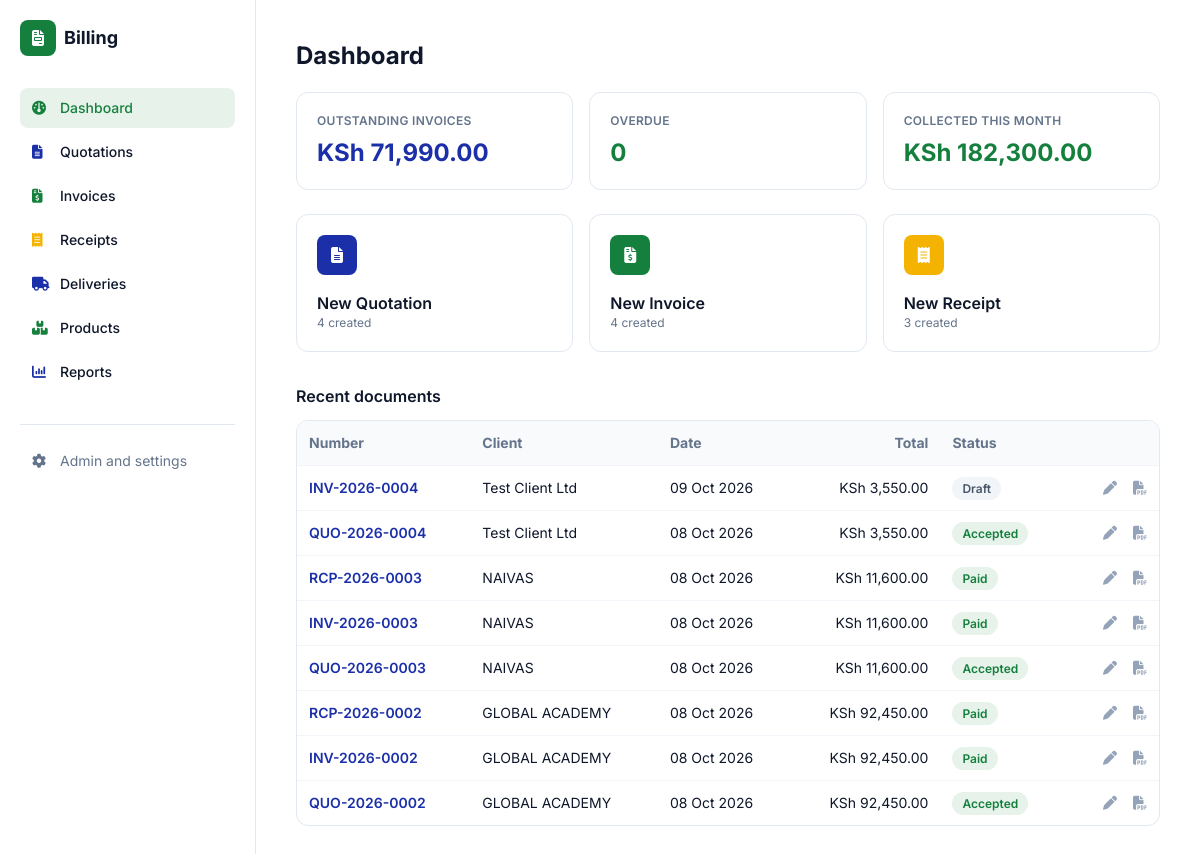
The app's page / (signed in), older data.
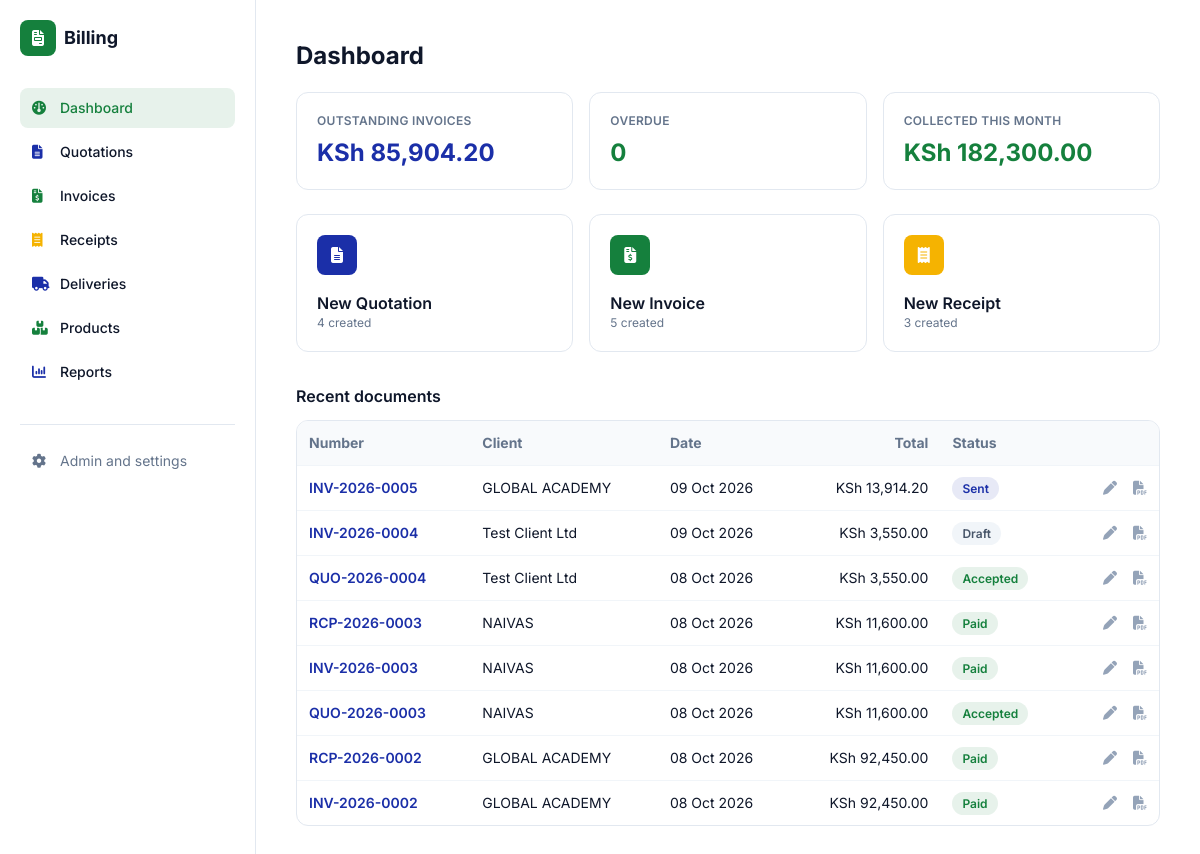
The same page, newer data.
### documents/models.py (models this page shows, shortened)
class Document(models.Model):
    QUOTATION, INVOICE, RECEIPT = "quotation", "invoice", "receipt"
    TYPES = [(QUOTATION, "Quotation"), (INVOICE, "Invoice"), (RECEIPT, "Receipt")]
    PREFIX = {QUOTATION: "QUO", INVOICE: "INV", RECEIPT: "RCP"}
    STATUSES = [
        ("draft", "Draft"), ("sent", "Sent"), ("accepted", "Accepted"),
        ("paid", "Paid"), ("void", "Void"),
    ]
    PAYMENT_METHODS = [
        ("cash", "Cash"), ("mpesa", "M-Pesa"), ("bank", "Bank Transfer"), ("card", "Card"),
    ]
    VAT_MODES = [
        ("exclusive", "VAT exclusive (add VAT on top)"),
        ("inclusive", "VAT inclusive (prices include VAT)"),
        ("none", "No VAT"),
    ]
    doc_type = models.CharField(max_length=10, choices=TYPES)
    number = models.CharField(max_length=30, unique=True, editable=False)
    client = models.ForeignKey(Client, null=True, blank=True, on_delete=models.SET_NULL)
    client_name = models.CharField(max_length=150, blank=True, help_text="Walk-in name if no client")
    issue_date = models.DateField(default=timezone.localdate)
    due_date = models.DateField(null=True, blank=True)
    status = models.CharField(max_length=10, choices=STATUSES, default="draft")
    vat_mode = models.CharField(max_length=10, choices=VAT_MODES, default="exclusive")
    served_by = models.CharField(max_length=80, blank=True)
    discount = models.DecimalField(max_digits=12, decimal_places=2, default=0)
    payment_method = models.CharField(max_length=10, choices=PAYMENT_METHODS, blank=True)
    payment_reference = models.CharField(max_length=60, blank=True)
    notes = models.TextField(blank=True)
    terms = models.TextField(blank=True)
    buyer_pin = models.CharField("Buyer KRA PIN", max_length=20, blank=True)
    etims_invoice_no = models.CharField("eTIMS invoice no.", max_length=60, blank=True)
    etims_qr = models.CharField("eTIMS QR data or link", max_length=500, blank=True,
                                help_text="Paste the QR link or data KRA gives you for this invoice")
    share_token = models.CharField(max_length=32, unique=True, null=True, blank=True, editable=False)
    share_viewed_at = models.DateTimeField(null=True, blank=True, editable=False)
    business = models.JSONField(default=dict, blank=True, editable=False)
    source = models.ForeignKey("self", null=True, blank=True, on_delete=models.SET_NULL,
                               related_name="converted")
    created_at = models.DateTimeField(auto_now_add=True)
    class Meta:
        ordering = ["-created_at"]
    @property
    def display_client(self):
        return self.client.name if self.client else (self.client_name or "Walk-in Customer")
    @cached_property
    def biz(self):
        data = dict(self.business or {})
        if not data:
            p = BusinessProfile.get()
            data = p.snapshot() if p else {}
        for key in ("name", "tagline", "address", "phone", "email", "kra_pin",
                    "payment_details", "receipt_footer", "logo", "signature", "stamp"):
            data.setdefault(key, "")
        data.setdefault("vat_rate", "16.00")
        return SimpleNamespace(**data)
    @cached_property
    def vat_rate(self):
        return Decimal(str(self.biz.vat_rate))
    @property
    def items_total(self):
        return sum((i.line_total for i in self.items.all()), Decimal("0"))
    @property
    def gross(self):
        return max(self.items_total - self.discount, Decimal("0"))
    @property
    def vat_amount(self):
        if self.vat_mode == "exclusive":
            return (self.gross * self.vat_rate / 100).quantize(Decimal("0.01"))
        if self.vat_mode == "inclusive":
            return self.gross - self.net_amount
        return Decimal("0")
    @property
    def total(self):
        return self.gross + self.vat_amount if self.vat_mode == "exclusive" else self.gross
    @property
    def is_overdue(self):
        return bool(self.doc_type == self.INVOICE and self.due_date
                    and self.status == "sent" and self.due_date < timezone.localdate())
    @property
    def status_label(self):
        return "Overdue" if self.is_overdue else self.get_status_display()
    @property
    def status_style(self):
        return STATUS_STYLES["overdue" if self.is_overdue else self.status]

class Client(models.Model):
    name = models.CharField(max_length=150)
    phone = models.CharField(max_length=50, blank=True)
    email = models.EmailField(blank=True)
    address = models.TextField(blank=True)
    kra_pin = models.CharField(max_length=30, blank=True)
    class Meta:
        ordering = ["name"]

class DocumentItem(models.Model):
    document = models.ForeignKey(Document, related_name="items", on_delete=models.CASCADE)
    description = models.CharField(max_length=255)
    serial_numbers = models.TextField(blank=True, help_text="Optional, one per line")
    quantity = models.DecimalField(max_digits=10, decimal_places=2, default=1)
    unit_price = models.DecimalField(max_digits=12, decimal_places=2)
    product = models.ForeignKey("Product", null=True, blank=True, on_delete=models.SET_NULL,
                                related_name="sold_items")
    @property
    def line_total(self):
        return self.quantity * self.unit_price

### documents/views.py (the view)
# urls.py: path("", views.dashboard, name="dashboard"),
@login_required
def dashboard(request):
    today = timezone.localdate()
    open_invoices = list(Document.objects.filter(doc_type="invoice", status__in=["draft", "sent"])
                         .prefetch_related("items"))
    month_receipts = Document.objects.filter(
        doc_type="receipt", status="paid", issue_date__year=today.year,
        issue_date__month=today.month).prefetch_related("items")
    ctx = {
        "types": TYPE_META,
        "docs": Document.objects.select_related("client").prefetch_related("items")[:8],
        "counts": {k: Document.objects.filter(doc_type=k).count() for k in TYPE_META},
        "outstanding": sum(d.total for d in open_invoices),
        "overdue_count": sum(1 for d in open_invoices if d.is_overdue),
        "collected": sum(d.total for d in month_receipts),
    }
    return render(request, "documents/dashboard.html", ctx)

### templates/documents/dashboard.html (shortened to what this page needs)
{% extends "base.html" %}
{% block content %}
<h1 class="text-2xl font-bold mb-5">Dashboard</h1>
<div class="grid grid-cols-1 sm:grid-cols-3 gap-3 sm:gap-4 mb-6">
  <div class="rounded-xl border border-slate-200 p-4 sm:p-5">
    <p class="text-xs font-semibold text-slate-500 uppercase tracking-wide">Outstanding invoices</p>
    <p class="mt-2 text-xl sm:text-2xl font-bold text-brand-blue">KSh {{ outstanding|floatformat:"2g" }}</p>
  </div>
  <div class="rounded-xl border border-slate-200 p-4 sm:p-5">
    <p class="text-xs font-semibold text-slate-500 uppercase tracking-wide">Overdue</p>
    <p class="mt-2 text-xl sm:text-2xl font-bold {% if overdue_count %}text-red-600{% else %}text-brand-green{% endif %}">{{ overdue_count }}</p>
  </div>
  <div class="rounded-xl border border-slate-200 p-4 sm:p-5">
    <p class="text-xs font-semibold text-slate-500 uppercase tracking-wide">Collected this month</p>
    <p class="mt-2 text-xl sm:text-2xl font-bold text-brand-green">KSh {{ collected|floatformat:"2g" }}</p>
  </div>
</div>
<div class="grid grid-cols-1 sm:grid-cols-3 gap-3 sm:gap-4 mb-8">
  {% for key, m in types.items %}
  <a href="{% url 'documents:create' key %}" class="group flex sm:block items-center gap-4 rounded-xl border border-slate-200 p-4 sm:p-5 hover:shadow-md transition">
    <span class="h-10 w-10 shrink-0 grid place-items-center rounded-lg text-white bg-{{ m.tw }}"><i class="fa-solid {{ m.icon }}"></i></span>
    <div class="flex-1 sm:mt-4">
      <p class="font-semibold">New {{ m.label }}</p>
      <p class="text-xs text-slate-500">{% for k, c in counts.items %}{% if k == key %}{{ c }} created{% endif %}{% endfor %}</p>
    </div>
  </a>
  {% endfor %}
</div>
<h2 class="font-semibold mb-3">Recent documents</h2>
{% include "documents/_table.html" %}
{% endblock %}

### templates/documents/_table.html (shortened to what this page needs)
<div class="hidden md:block rounded-xl border border-slate-200 overflow-x-auto">
  <table class="w-full text-sm">
    <thead class="bg-slate-50 text-left text-slate-500">
      <tr><th class="p-3">Number</th><th class="p-3">Client</th><th class="p-3">Date</th>
          <th class="p-3 text-right">Total</th><th class="p-3">Status</th><th class="p-3 w-24"></th></tr>
    </thead>
    <tbody>
      {% for d in docs %}
      <tr class="border-t border-slate-100 hover:bg-slate-50">
        <td class="p-3 font-semibold"><a class="text-brand-blue" href="{% url 'documents:detail' d.pk %}">{{ d.number }}</a></td>
        <td class="p-3">{{ d.display_client }}</td>
        <td class="p-3 whitespace-nowrap">{{ d.issue_date|date:"d M Y" }}</td>
        <td class="p-3 text-right whitespace-nowrap">KSh {{ d.total|floatformat:"2g" }}</td>
        <td class="p-3"><span class="px-2.5 py-1 rounded-full text-xs font-semibold {{ d.status_style }}">{{ d.status_label }}</span></td>
        <td class="p-3 text-right whitespace-nowrap text-slate-400">
          <a href="{% url 'documents:edit' d.pk %}" class="hover:text-brand-green mr-3" title="Edit"><i class="fa-solid fa-pen"></i></a>
          <a href="{% url 'documents:pdf' d.pk %}" target="_blank" class="hover:text-brand-blue" title="PDF"><i class="fa-solid fa-file-pdf"></i></a>
        </td>
      </tr>
      {% empty %}
      <tr><td colspan="6" class="p-8 text-center text-slate-400">Nothing matches.</td></tr>
      {% endfor %}
    </tbody>
  </table>
</div>

Row changes from the older to the newer data that the page shows:
no longer on this page (row unchanged): Document: number "QUO-2026-0002", display_client "GLOBAL ACADEMY", issue_date "08 Oct 2026", total "92,450.00", status_label "Accepted"
added Document: number "INV-2026-0005", display_client "GLOBAL ACADEMY", issue_date "09 Oct 2026", total "13,914.20", status_label "Sent"
Text that changed along with them:
{{ outstanding|floatformat:"2g" }}: "71,990.00" → "85,904.20"
list line gone: "4 created"
new list line: "5 created"
